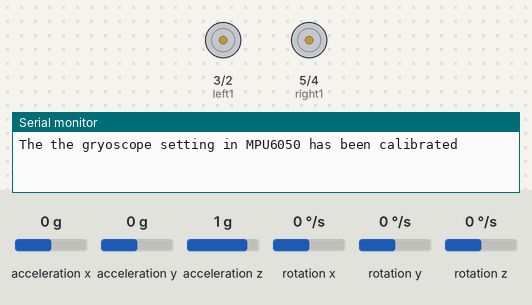
Simulated run of this program. Board: Arduino Uno, built with avr-gcc and run on an emulated ATmega328P. Parts: motor-driver pin pairs drawn as motors (green arrow = first pin HIGH = forward, orange = second pin HIGH = backward, longer = more drive, scaled by the enable pin), the last lines printed to the serial monitor. Wiring (inferred from the names in the program): MPU-6050 motion sensor at I2C address 0x68. Inputs (shaded band) come from the test bench; at power-on: acceleration x 0 g, acceleration y 0 g, acceleration z 1 g, rotation x 0 °/s, rotation y 0 °/s, rotation z 0 °/s.

Above: at 0.6 s.
At 5.1 s:
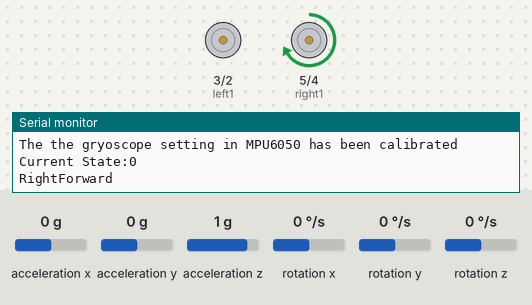
At 15.1 s:
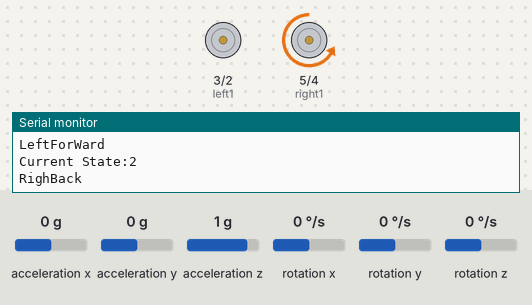
At 35.1 s:
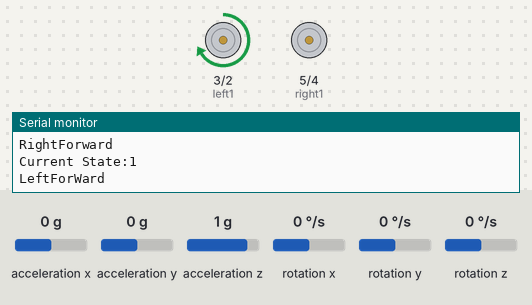
Timing chart, 0 to 36.6 s (numbered marks = the images above):
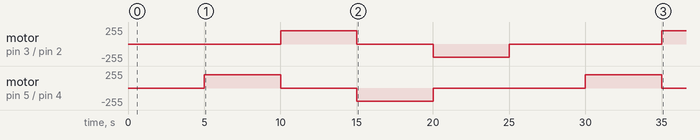

Measured:
- by itself, motor on pin 3 (left1) / pin 2 (left2): stopped → forward 200/255 at 10.0 s, → stopped 5.0 s later, → backward 200/255 5.0 s later, → stopped 5.0 s later, … (5 changes in this stretch)
- by itself, motor on pin 5 (right1) / pin 4 (right2): stopped → forward 200/255 at 5.0 s, → stopped 5.0 s later, → backward 200/255 5.0 s later, → stopped 5.0 s later, … (6 changes in this stretch)

The program:

main.cpp
```cpp
/*To understand the context and purpose of this code, visit:
 * https://www.instructables.com/How-to-Make-a-Robot-Car-Drive-Straight-and-Turn-Ex/
 * This code makes references to steps on this Instructables website
 * written by square1a on 7th July 2022
 *
 * Acknowledgement:
 * some of the MPU6050-raw-data-extraction code in void loop() and most in calculateError() are written by Dejan from:
 * https://howtomechatronics.com/tutorials/arduino/arduino-and-mpu6050-accelerometer-and-gyroscope-tutorial/
*/
#include <Arduino.h>
#include <Wire.h>
#define IR_SUPPORT 1
#ifdef IR_SUPPORT
#include <IRremote.hpp>
int IR_RECEIVE_PIN = 7;
#endif

//control pins for left and right motors
const int leftSpeed = 9; //means pin 9 on the Arduino controls the speed of left motor
const int rightSpeed = 10;
const int left1 = 3; //left 1 and left 2 control the direction of rotation of left motor
const int left2 = 2;

const int right1 = 5;
const int right2 = 4;

const int MPU = 0x68; // MPU6050 I2C address
float AccX, AccY, AccZ; //linear acceleration
float GyroX, GyroY, GyroZ; //angular velocity
float accAngleX, accAngleY, gyroAngleX, gyroAngleY, gyroAngleZ; //used in void loop()
float roll, pitch, yaw;
float AccErrorX, AccErrorY, GyroErrorX, GyroErrorY, GyroErrorZ;
float elapsedTime, currentTime, previousTime;
int c = 0;

const int maxSpeed = 120; //max PWM value written to motor speed pin. It is typically 255.
const int minSpeed = 50; //min PWM value at which motor moves (160)
float angle; //due to how I orientated my MPU6050 on my car, angle = roll
float targetAngle = 0;
int equilibriumSpeed = 120; //rough estimate of PWM at the speed pin of the stronger motor, while driving straight
//and weaker motor at maxSpeed
int leftSpeedVal;
int rightSpeedVal;
bool isDriving = false; //it the car driving forward OR rotate/stationary
bool prevIsDriving = true; //equals isDriving in the previous iteration of void loop()
bool paused = false; //is the program paused

void readAcceleration();
void calculateError();
int changeSpeed (int motorSpeed, int increment);
void readGyro();
void stopCar();
void forward();
void backward();
void left();
void right();
void controlSpeed (int pid_error, int adjust_angle_speed);
void driving();
void rotate();
void ir_loop();

void setup() {
#ifdef IR_SUPPORT
  IrReceiver.begin(IR_RECEIVE_PIN, ENABLE_LED_FEEDBACK); // Start the receiver
#endif
  Serial.begin(115200);
  Wire.begin();                      // Initialize comunication
  Wire.beginTransmission(MPU);       // Start communication with MPU6050 // MPU=0x68
  Wire.write(0x6B);                  // Talk to the register 6B
  Wire.write(0x00);                  // Make reset - place a 0 into the 6B register
  Wire.endTransmission(true);        //end the transmission
  // Call this function if you need to get the IMU error values for your module
  calculateError();
  delay(20);
  pinMode(left1, OUTPUT);
  pinMode(left2, OUTPUT);
  pinMode(right1, OUTPUT);
  pinMode(right2, OUTPUT);
  pinMode(leftSpeed, OUTPUT);
  pinMode(rightSpeed, OUTPUT);
  currentTime = micros();

  stopCar();

}
#ifdef IR_SUPPORT
void dumpIR() {
    Serial.println("Infrared  dump ~~~~~~~~~~~~~~~~ ");
    Serial.println(IrReceiver.decodedIRData.decodedRawData, HEX); // Print "old" raw data
    IrReceiver.printIRResultShort(&Serial); // Print complete received data in one line
    IrReceiver.printIRSendUsage(&Serial);   // Print the statement required to send this data

}
#endif

bool forward_direction = true; // or back.
long t0_direction = millis();
long t0 = millis();
double pid_integral = 0;


enum TestState {None,  RightForward, LeftForWard, RighBack, LeftBack, Complete };
TestState testState = None;
void loop() {
  long now = millis();

  if( (now - t0_direction) > 5000) {
     Serial.print("Current State:");Serial.println(testState);
     switch (testState)
     {
        case None: testState = RightForward; leftSpeedVal = 0; rightSpeedVal = 200; forward(); driving(); Serial.println("RightForward");break;
        case RightForward: testState = LeftForWard; leftSpeedVal = 200; rightSpeedVal = 0; forward(); driving(); Serial.println("LeftForWard");break;
        case LeftForWard: testState = RighBack;leftSpeedVal = 0; rightSpeedVal = 200; backward(); driving(); Serial.println("RighBack");break;
        case RighBack: testState = LeftBack;leftSpeedVal = 200; rightSpeedVal = 0; backward(); driving(); Serial.println("LeftBack");break;
        case LeftBack: testState = None; leftSpeedVal = 0;stopCar();Serial.println("Complete");break;

     }
     t0_direction = now;
  }


}


double pid_last_error = 0;

//the 'k' values are the ones you need to fine tune before your program will work. Note that these are arbitrary values that you just need to experiment with one at a time.
double Kp = 11;
double Ki = 0.09;
double Kd = 10;
long pid_t0  =0;
  double angle_yaw_output = 0;

void driving (){//called by void loop(), which isDriving = true
    analogWrite(rightSpeed, rightSpeedVal);
    analogWrite(leftSpeed, leftSpeedVal);
}

void controlSpeed (int pid_error, int adjust_angle_speed){//this function is called by driving () --error = trarget-angle  -ive counter
   if(abs(pid_error)< 1){
      return; // as is
   }
   if(forward_direction){
    if(pid_error > 0){
        leftSpeedVal  +=  abs(adjust_angle_speed);
        rightSpeedVal -=  abs(adjust_angle_speed);
    } else {
        leftSpeedVal  -=  abs(adjust_angle_speed);
        rightSpeedVal +=  abs(adjust_angle_speed);
    }

  } else {
    if(pid_error < 0){
        leftSpeedVal  +=  abs(adjust_angle_speed);
        rightSpeedVal -=  abs(adjust_angle_speed);
    } else {
        leftSpeedVal  -=  abs(adjust_angle_speed);
        rightSpeedVal +=  abs(adjust_angle_speed);
    }

  }


  // int deltaAngle = round(targetAngle - angle);
  // int targetGyroX;

  // //setting up propoertional control, see Step 3 on the website
  // if (deltaAngle > 30){
  //     targetGyroX = 60;
  // } else if (deltaAngle < -30){
  //   targetGyroX = -60;
  // } else {
  //   targetGyroX = 2 * deltaAngle;
  // }

  // if (round(targetGyroX - GyroX) == 0){
  //   ;
  // } else if (targetGyroX > GyroX){
  //   leftSpeedVal = changeSpeed(leftSpeedVal, -1); //would increase GyroX
  // } else {
  //   leftSpeedVal = changeSpeed(leftSpeedVal, +1);
  // }
}

void rotate (){//called by void loop(), which isDriving = false
  int deltaAngle = round(targetAngle - angle);
  int targetGyroX;
  if (abs(deltaAngle) <= 1){
    stopCar();
  } else {
    if (angle > targetAngle) { //turn left
      left();
    } else if (angle < targetAngle) {//turn right
      right();
    }

    //setting up propoertional control, see Step 3 on the website
    if (abs(deltaAngle) > 30){
      targetGyroX = 60;
    } else {
      targetGyroX = 2 * abs(deltaAngle);
    }

    if (round(targetGyroX - abs(GyroX)) == 0){
      ;
    } else if (targetGyroX > abs(GyroX)){
      leftSpeedVal = changeSpeed(leftSpeedVal, +1); //would increase abs(GyroX)
    } else {
      leftSpeedVal = changeSpeed(leftSpeedVal, -1);
    }
    rightSpeedVal = leftSpeedVal;
    analogWrite(rightSpeed, rightSpeedVal);
    analogWrite(leftSpeed, leftSpeedVal);
  }
}

int changeSpeed (int motorSpeed, int increment){
  motorSpeed += increment;
  if (motorSpeed > maxSpeed){ //to prevent motorSpeed from exceeding 255, which is a problem when using analogWrite
    motorSpeed = maxSpeed;
  } else if (motorSpeed < minSpeed){
    motorSpeed = minSpeed;
  }
  return motorSpeed;
}

void calculateError() {
  //When this function is called, ensure the car is stationary. See Step 2 for more info

  // Read accelerometer values 200 times
  c = 0;
  while (c < 200) {
    readAcceleration();
    // Sum all readings
    AccErrorX += (atan((AccY) / sqrt(pow((AccX), 2) + pow((AccZ), 2))) * 180 / PI);
    AccErrorY += (atan(-1 * (AccX) / sqrt(pow((AccY), 2) + pow((AccZ), 2))) * 180 / PI);
    c++;
  }
  //Divide the sum by 200 to get the error value, since expected value of reading is zero
  AccErrorX = AccErrorX / 200;
  AccErrorY = AccErrorY / 200;
  c = 0;

  // Read gyro values 200 times
  while (c < 200) {
    readGyro();
    // Sum all readings
    GyroErrorX += GyroX;
    GyroErrorY += GyroY;
    GyroErrorZ += GyroZ;
    c++;
  }
  //Divide the sum by 200 to get the error value
  GyroErrorX = GyroErrorX / 200;
  GyroErrorY = GyroErrorY / 200;
  GyroErrorZ = GyroErrorZ / 200;
  Serial.println("The the gryoscope setting in MPU6050 has been calibrated");
}

void readAcceleration() {
  Wire.beginTransmission(MPU);
  Wire.write(0x3B); // Start with register 0x3B (ACCEL_XOUT_H)
  Wire.endTransmission(false);
  Wire.requestFrom(MPU, 6, true); // Read 6 registers total, each axis value is stored in 2 registers
  //For a range of +-2g, we need to divide the raw values by 16384, according to the MPU6050 datasheet
  AccX = (Wire.read() << 8 | Wire.read()) / 16384.0; // X-axis value
  AccY = (Wire.read() << 8 | Wire.read()) / 16384.0; // Y-axis value
  AccZ = (Wire.read() << 8 | Wire.read()) / 16384.0; // Z-axis value 14 bit shift
}

void readGyro() {
  Wire.beginTransmission(MPU);
  Wire.write(0x43);
  Wire.endTransmission(false);
  Wire.requestFrom(MPU, 6, true);
  GyroX = (Wire.read() << 8 | Wire.read()) / 131.0;
  GyroY = (Wire.read() << 8 | Wire.read()) / 131.0;
  GyroZ = (Wire.read() << 8 | Wire.read()) / 131.0;
}

void stopCar(){
  digitalWrite(right1, LOW);
  digitalWrite(right2, LOW);
  digitalWrite(left1, LOW);
  digitalWrite(left2, LOW);
  analogWrite(rightSpeed, 0);
  analogWrite(leftSpeed, 0);
  rightSpeedVal = leftSpeedVal =0;
}

void forward(){ //drives the car forward, assuming leftSpeedVal and rightSpeedVal are set high enough
  digitalWrite(right1, HIGH); //the right motor rotates FORWARDS when right1 is HIGH and right2 is LOW
  digitalWrite(right2, LOW);
  digitalWrite(left1, HIGH);
  digitalWrite(left2, LOW);
}
void backward(){ //drives the car forward, assuming leftSpeedVal and rightSpeedVal are set high enough
  digitalWrite(right1, LOW); //the right motor rotates FORWARDS when right1 is HIGH and right2 is LOW
  digitalWrite(right2, HIGH);
  digitalWrite(left1, LOW);
  digitalWrite(left2, HIGH);
}


void left(){ //rotates the car left, assuming speed leftSpeedVal and rightSpeedVal are set high enough
  digitalWrite(right1, LOW);
  digitalWrite(right2, HIGH);
  digitalWrite(left1, HIGH);
  digitalWrite(left2, LOW);
}

void right(){
  digitalWrite(right1, HIGH);
  digitalWrite(right2, LOW);
  digitalWrite(left1, LOW);
  digitalWrite(left2, HIGH);
}


#ifdef IR_SUPPORT
long t0_ir = 0;
void ir_loop() {

    long now = millis();
     bool read_ir = true;
    if(( now - t0_ir) > 5000) {
      t0_ir = now;
      read_ir = true;
    }

   if ( read_ir && IrReceiver.decode()) {
      //Serial.println(IrReceiver.decodedIRData.decodedRawData, HEX); // Print "old" raw data
      //IrReceiver.printIRResultShort(&Serial); // Print complete received data in one line
      //IrReceiver.printIRSendUsage(&Serial);   // Print the statement required to send this data

      if (IrReceiver.decodedIRData.protocol == NEC) {
        uint16_t received = IrReceiver.decodedIRData.command;
        // Serial.print("Command: 0x");
        // Serial.println(received, HEX);

        if(received == 0x42 ) { /* * */
           Serial.print("angle: ");
          Serial.println(angle);
          Serial.print("targetAngle: ");
          Serial.println(targetAngle);
          Serial.print("GyroX: ");
          Serial.println(GyroX);
          Serial.print("elapsedTime (in ms): "); //estimates time to run void loop() once
          Serial.println(elapsedTime * pow(10, 3));
          Serial.print("equilibriumSpeed: ");
          Serial.println(equilibriumSpeed);
        } else if (received == 0x4A) { //pause the program cmd = #
          paused = !paused;
          stopCar();
          isDriving = false;
          Serial.println("key p was pressed, which pauses/unpauses the program");
        } else if (received == 0x44 ) { //turn left
          Serial.println("left");
          targetAngle += 90;
          if (targetAngle > 180){
            targetAngle -= 360;
          }
          isDriving = false;
        } else if (received == 0x43) { //turn right
          Serial.println("right");
          targetAngle -= 90;
          if (targetAngle <= -180){
            targetAngle += 360;
          }
          isDriving = false;
        } else if (received == 0x46) { //drive forward
           Serial.println("forward");
          isDriving = true;
        }else if (received == 0x40) { //stop or brake OK
          Serial.println("stop");
          Serial.print(" isdriving ");Serial.println(isDriving);
          isDriving = false;
        } else {
          dumpIR();
        }
      }else {
          dumpIR();
      }
      bool reset = IrReceiver.decodedIRData.protocol ==UNKNOWN;
      IrReceiver.resume(); // Enable receiving of the next value
      if( reset ) {
      // Serial.println("Reset IR");
      // IrReceiver.begin(IR_RECEIVE_PIN, ENABLE_LED_FEEDBACK);
    }
  }
}
#endif
```
